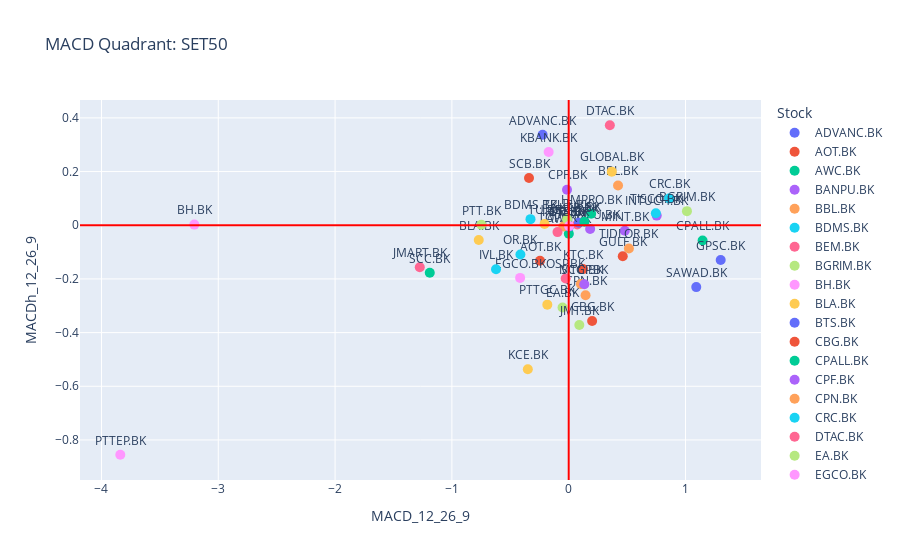

Notebook code for this chart:
### Markdown cell above
## Visualization

### Code cell
fig = px.scatter(df_3, x='MACD_12_26_9', y='MACDh_12_26_9', color='Stock', text='Stock', hover_data=['Stock', 'Close'], title='MACD Quadrant: SET50')

fig.update_traces(marker={'size': 10})
fig.update_traces(textposition='top center')

fig.add_vline(x=0, line_color='red')
fig.add_hline(y=0, line_color='red')

fig.show()

### Figure 1 — Plotly figure (JSON) as saved in the notebook; plotly's stock layout.template omitted (floating-point values rounded to 4 significant figures)
{"data": [{"customdata": [["ADVANC.BK", 190]], "hovertemplate": "Stock=%{customdata[0]}<br>MACD_12_26_9=%{x}<br>MACDh_12_26_9=%{y}<br>Close=%{customdata[1]}<extra></extra>", "legendgroup": "ADVANC.BK", "marker": {"color": "#636efa", "size": 10, "symbol": "circle"}, "mode": "markers+text", "name": "ADVANC.BK", "orientation": "v", "showlegend": true, "text": ["ADVANC.BK"], "textposition": "top center", "type": "scatter", "x": [-0.2233], "xaxis": "x", "y": [0.3371], "yaxis": "y"}, {"customdata": [["AOT.BK", 73]], "hovertemplate": "Stock=%{customdata[0]}<br>MACD_12_26_9=%{x}<br>MACDh_12_26_9=%{y}<br>Close=%{customdata[1]}<extra></extra>", "legendgroup": "AOT.BK", "marker": {"color": "#EF553B", "size": 10, "symbol": "circle"}, "mode": "markers+text", "name": "AOT.BK", "orientation": "v", "showlegend": true, "text": ["AOT.BK"], "textposition": "top center", "type": "scatter", "x": [-0.2457], "xaxis": "x", "y": [-0.1323], "yaxis": "y"}, {"customdata": [["AWC.BK", 6.05]], "hovertemplate": "Stock=%{customdata[0]}<br>MACD_12_26_9=%{x}<br>MACDh_12_26_9=%{y}<br>Close=%{customdata[1]}<extra></extra>", "legendgroup": "AWC.BK", "marker": {"color": "#00cc96", "size": 10, "symbol": "circle"}, "mode": "markers+text", "name": "AWC.BK", "orientation": "v", "showlegend": true, "text": ["AWC.BK"], "textposition": "top center", "type": "scatter", "x": [0.001098], "xaxis": "x", "y": [-0.03146], "yaxis": "y"}, {"customdata": [["BANPU.BK", 13.4]], "hovertemplate": "Stock=%{customdata[0]}<br>MACD_12_26_9=%{x}<br>MACDh_12_26_9=%{y}<br>Close=%{customdata[1]}<extra></extra>", "legendgroup": "BANPU.BK", "marker": {"color": "#ab63fa", "size": 10, "symbol": "circle"}, "mode": "markers+text", "name": "BANPU.BK", "orientation": "v", "showlegend": true, "text": ["BANPU.BK"], "textposition": "top center", "type": "scatter", "x": [0.1836], "xaxis": "x", "y": [-0.01356], "yaxis": "y"}, {"customdata": [["BBL.BK", 145.5]], "hovertemplate": "Stock=%{customdata[0]}<br>MACD_12_26_9=%{x}<br>MACDh_12_26_9=%{y}<br>Close=%{customdata[1]}<extra></extra>", "legendgroup": "BBL.BK", "marker": {"color": "#FFA15A", "size": 10, "symbol": "circle"}, "mode": "markers+text", "name": "BBL.BK", "orientation": "v", "showlegend": true, "text": ["BBL.BK"], "textposition": "top center", "type": "scatter", "x": [0.4223], "xaxis": "x", "y": [0.148], "yaxis": "y"}, {"customdata": [["BDMS.BK", 28.5]], "hovertemplate": "Stock=%{customdata[0]}<br>MACD_12_26_9=%{x}<br>MACDh_12_26_9=%{y}<br>Close=%{customdata[1]}<extra></extra>", "legendgroup": "BDMS.BK", "marker": {"color": "#19d3f3", "size": 10, "symbol": "circle"}, "mode": "markers+text", "name": "BDMS.BK", "orientation": "v", "showlegend": true, "text": ["BDMS.BK"], "textposition": "top center", "type": "scatter", "x": [-0.3272], "xaxis": "x", "y": [0.02267], "yaxis": "y"}, {"customdata": [["BEM.BK", 9.6]], "hovertemplate": "Stock=%{customdata[0]}<br>MACD_12_26_9=%{x}<br>MACDh_12_26_9=%{y}<br>Close=%{customdata[1]}<extra></extra>", "legendgroup": "BEM.BK", "marker": {"color": "#FF6692", "size": 10, "symbol": "circle"}, "mode": "markers+text", "name": "BEM.BK", "orientation": "v", "showlegend": true, "text": ["BEM.BK"], "textposition": "top center", "type": "scatter", "x": [0.07342], "xaxis": "x", "y": [0.002613], "yaxis": "y"}, {"customdata": [["BGRIM.BK", 39.5]], "hovertemplate": "Stock=%{customdata[0]}<br>MACD_12_26_9=%{x}<br>MACDh_12_26_9=%{y}<br>Close=%{customdata[1]}<extra></extra>", "legendgroup": "BGRIM.BK", "marker": {"color": "#B6E880", "size": 10, "symbol": "circle"}, "mode": "markers+text", "name": "BGRIM.BK", "orientation": "v", "showlegend": true, "text": ["BGRIM.BK"], "textposition": "top center", "type": "scatter", "x": [1.012], "xaxis": "x", "y": [0.05253], "yaxis": "y"}, {"customdata": [["BH.BK", 209]], "hovertemplate": "Stock=%{customdata[0]}<br>MACD_12_26_9=%{x}<br>MACDh_12_26_9=%{y}<br>Close=%{customdata[1]}<extra></extra>", "legendgroup": "BH.BK", "marker": {"color": "#FF97FF", "size": 10, "symbol": "circle"}, "mode": "markers+text", "name": "BH.BK", "orientation": "v", "showlegend": true, "text": ["BH.BK"], "textposition": "top center", "type": "scatter", "x": [-3.205], "xaxis": "x", "y": [0.002287], "yaxis": "y"}, {"customdata": [["BLA.BK", 27.75]], "hovertemplate": "Stock=%{customdata[0]}<br>MACD_12_26_9=%{x}<br>MACDh_12_26_9=%{y}<br>Close=%{customdata[1]}<extra></extra>", "legendgroup": "BLA.BK", "marker": {"color": "#FECB52", "size": 10, "symbol": "circle"}, "mode": "markers+text", "name": "BLA.BK", "orientation": "v", "showlegend": true, "text": ["BLA.BK"], "textposition": "top center", "type": "scatter", "x": [-0.77], "xaxis": "x", "y": [-0.05491], "yaxis": "y"}, {"customdata": [["BTS.BK", 8.2]], "hovertemplate": "Stock=%{customdata[0]}<br>MACD_12_26_9=%{x}<br>MACDh_12_26_9=%{y}<br>Close=%{customdata[1]}<extra></extra>", "legendgroup": "BTS.BK", "marker": {"color": "#636efa", "size": 10, "symbol": "circle"}, "mode": "markers+text", "name": "BTS.BK", "orientation": "v", "showlegend": true, "text": ["BTS.BK"], "textposition": "top center", "type": "scatter", "x": [0.002549], "xaxis": "x", "y": [-0.005082], "yaxis": "y"}, {"customdata": [["CBG.BK", 94]], "hovertemplate": "Stock=%{customdata[0]}<br>MACD_12_26_9=%{x}<br>MACDh_12_26_9=%{y}<br>Close=%{customdata[1]}<extra></extra>", "legendgroup": "CBG.BK", "marker": {"color": "#EF553B", "size": 10, "symbol": "circle"}, "mode": "markers+text", "name": "CBG.BK", "orientation": "v", "showlegend": true, "text": ["CBG.BK"], "textposition": "top center", "type": "scatter", "x": [0.2006], "xaxis": "x", "y": [-0.3571], "yaxis": "y"}, {"customdata": [["CPALL.BK", 66]], "hovertemplate": "Stock=%{customdata[0]}<br>MACD_12_26_9=%{x}<br>MACDh_12_26_9=%{y}<br>Close=%{customdata[1]}<extra></extra>", "legendgroup": "CPALL.BK", "marker": {"color": "#00cc96", "size": 10, "symbol": "circle"}, "mode": "markers+text", "name": "CPALL.BK", "orientation": "v", "showlegend": true, "text": ["CPALL.BK"], "textposition": "top center", "type": "scatter", "x": [1.146], "xaxis": "x", "y": [-0.0571], "yaxis": "y"}, {"customdata": [["CPF.BK", 24.6]], "hovertemplate": "Stock=%{customdata[0]}<br>MACD_12_26_9=%{x}<br>MACDh_12_26_9=%{y}<br>Close=%{customdata[1]}<extra></extra>", "legendgroup": "CPF.BK", "marker": {"color": "#ab63fa", "size": 10, "symbol": "circle"}, "mode": "markers+text", "name": "CPF.BK", "orientation": "v", "showlegend": true, "text": ["CPF.BK"], "textposition": "top center", "type": "scatter", "x": [-0.01459], "xaxis": "x", "y": [0.1325], "yaxis": "y"}, {"customdata": [["CPN.BK", 69.75]], "hovertemplate": "Stock=%{customdata[0]}<br>MACD_12_26_9=%{x}<br>MACDh_12_26_9=%{y}<br>Close=%{customdata[1]}<extra></extra>", "legendgroup": "CPN.BK", "marker": {"color": "#FFA15A", "size": 10, "symbol": "circle"}, "mode": "markers+text", "name": "CPN.BK", "orientation": "v", "showlegend": true, "text": ["CPN.BK"], "textposition": "top center", "type": "scatter", "x": [0.1443], "xaxis": "x", "y": [-0.2611], "yaxis": "y"}, {"customdata": [["CRC.BK", 45.5]], "hovertemplate": "Stock=%{customdata[0]}<br>MACD_12_26_9=%{x}<br>MACDh_12_26_9=%{y}<br>Close=%{customdata[1]}<extra></extra>", "legendgroup": "CRC.BK", "marker": {"color": "#19d3f3", "size": 10, "symbol": "circle"}, "mode": "markers+text", "name": "CRC.BK", "orientation": "v", "showlegend": true, "text": ["CRC.BK"], "textposition": "top center", "type": "scatter", "x": [0.8589], "xaxis": "x", "y": [0.09983], "yaxis": "y"}, {"customdata": [["DTAC.BK", 44.75]], "hovertemplate": "Stock=%{customdata[0]}<br>MACD_12_26_9=%{x}<br>MACDh_12_26_9=%{y}<br>Close=%{customdata[1]}<extra></extra>", "legendgroup": "DTAC.BK", "marker": {"color": "#FF6692", "size": 10, "symbol": "circle"}, "mode": "markers+text", "name": "DTAC.BK", "orientation": "v", "showlegend": true, "text": ["DTAC.BK"], "textposition": "top center", "type": "scatter", "x": [0.3522], "xaxis": "x", "y": [0.3725], "yaxis": "y"}, {"customdata": [["EA.BK", 93.75]], "hovertemplate": "Stock=%{customdata[0]}<br>MACD_12_26_9=%{x}<br>MACDh_12_26_9=%{y}<br>Close=%{customdata[1]}<extra></extra>", "legendgroup": "EA.BK", "marker": {"color": "#B6E880", "size": 10, "symbol": "circle"}, "mode": "markers+text", "name": "EA.BK", "orientation": "v", "showlegend": true, "text": ["EA.BK"], "textposition": "top center", "type": "scatter", "x": [-0.05272], "xaxis": "x", "y": [-0.3067], "yaxis": "y"}, {"customdata": [["EGCO.BK", 168]], "hovertemplate": "Stock=%{customdata[0]}<br>MACD_12_26_9=%{x}<br>MACDh_12_26_9=%{y}<br>Close=%{customdata[1]}<extra></extra>", "legendgroup": "EGCO.BK", "marker": {"color": "#FF97FF", "size": 10, "symbol": "circle"}, "mode": "markers+text", "name": "EGCO.BK", "orientation": "v", "showlegend": true, "text": ["EGCO.BK"], "textposition": "top center", "type": "scatter", "x": [-0.4159], "xaxis": "x", "y": [-0.1962], "yaxis": "y"}, {"customdata": [["GLOBAL.BK", 21.6]], "hovertemplate": "Stock=%{customdata[0]}<br>MACD_12_26_9=%{x}<br>MACDh_12_26_9=%{y}<br>Close=%{customdata[1]}<extra></extra>", "legendgroup": "GLOBAL.BK", "marker": {"color": "#FECB52", "size": 10, "symbol": "circle"}, "mode": "markers+text", "name": "GLOBAL.BK", "orientation": "v", "showlegend": true, "text": ["GLOBAL.BK"], "textposition": "top center", "type": "scatter", "x": [0.3689], "xaxis": "x", "y": [0.1996], "yaxis": "y"}, {"customdata": [["GPSC.BK", 71.25]], "hovertemplate": "Stock=%{customdata[0]}<br>MACD_12_26_9=%{x}<br>MACDh_12_26_9=%{y}<br>Close=%{customdata[1]}<extra></extra>", "legendgroup": "GPSC.BK", "marker": {"color": "#636efa", "size": 10, "symbol": "circle"}, "mode": "markers+text", "name": "GPSC.BK", "orientation": "v", "showlegend": true, "text": ["GPSC.BK"], "textposition": "top center", "type": "scatter", "x": [1.301], "xaxis": "x", "y": [-0.1295], "yaxis": "y"}, {"customdata": [["GULF.BK", 53.25]], "hovertemplate": "Stock=%{customdata[0]}<br>MACD_12_26_9=%{x}<br>MACDh_12_26_9=%{y}<br>Close=%{customdata[1]}<extra></extra>", "legendgroup": "GULF.BK", "marker": {"color": "#EF553B", "size": 10, "symbol": "circle"}, "mode": "markers+text", "name": "GULF.BK", "orientation": "v", "showlegend": true, "text": ["GULF.BK"], "textposition": "top center", "type": "scatter", "x": [0.4628], "xaxis": "x", "y": [-0.1155], "yaxis": "y"}, {"customdata": [["HMPRO.BK", 15.3]], "hovertemplate": "Stock=%{customdata[0]}<br>MACD_12_26_9=%{x}<br>MACDh_12_26_9=%{y}<br>Close=%{customdata[1]}<extra></extra>", "legendgroup": "HMPRO.BK", "marker": {"color": "#00cc96", "size": 10, "symbol": "circle"}, "mode": "markers+text", "name": "HMPRO.BK", "orientation": "v", "showlegend": true, "text": ["HMPRO.BK"], "textposition": "top center", "type": "scatter", "x": [0.1922], "xaxis": "x", "y": [0.04256], "yaxis": "y"}, {"customdata": [["INTUCH.BK", 75.5]], "hovertemplate": "Stock=%{customdata[0]}<br>MACD_12_26_9=%{x}<br>MACDh_12_26_9=%{y}<br>Close=%{customdata[1]}<extra></extra>", "legendgroup": "INTUCH.BK", "marker": {"color": "#ab63fa", "size": 10, "symbol": "circle"}, "mode": "markers+text", "name": "INTUCH.BK", "orientation": "v", "showlegend": true, "text": ["INTUCH.BK"], "textposition": "top center", "type": "scatter", "x": [0.7534], "xaxis": "x", "y": [0.03582], "yaxis": "y"}, {"customdata": [["IRPC.BK", 2.92]], "hovertemplate": "Stock=%{customdata[0]}<br>MACD_12_26_9=%{x}<br>MACDh_12_26_9=%{y}<br>Close=%{customdata[1]}<extra></extra>", "legendgroup": "IRPC.BK", "marker": {"color": "#FFA15A", "size": 10, "symbol": "circle"}, "mode": "markers+text", "name": "IRPC.BK", "orientation": "v", "showlegend": true, "text": ["IRPC.BK"], "textposition": "top center", "type": "scatter", "x": [-0.04546], "xaxis": "x", "y": [-0.00439], "yaxis": "y"}, {"customdata": [["IVL.BK", 39.5]], "hovertemplate": "Stock=%{customdata[0]}<br>MACD_12_26_9=%{x}<br>MACDh_12_26_9=%{y}<br>Close=%{customdata[1]}<extra></extra>", "legendgroup": "IVL.BK", "marker": {"color": "#19d3f3", "size": 10, "symbol": "circle"}, "mode": "markers+text", "name": "IVL.BK", "orientation": "v", "showlegend": true, "text": ["IVL.BK"], "textposition": "top center", "type": "scatter", "x": [-0.6222], "xaxis": "x", "y": [-0.1641], "yaxis": "y"}, {"customdata": [["JMART.BK", 39.25]], "hovertemplate": "Stock=%{customdata[0]}<br>MACD_12_26_9=%{x}<br>MACDh_12_26_9=%{y}<br>Close=%{customdata[1]}<extra></extra>", "legendgroup": "JMART.BK", "marker": {"color": "#FF6692", "size": 10, "symbol": "circle"}, "mode": "markers+text", "name": "JMART.BK", "orientation": "v", "showlegend": true, "text": ["JMART.BK"], "textposition": "top center", "type": "scatter", "x": [-1.275], "xaxis": "x", "y": [-0.1563], "yaxis": "y"}, {"customdata": [["JMT.BK", 65]], "hovertemplate": "Stock=%{customdata[0]}<br>MACD_12_26_9=%{x}<br>MACDh_12_26_9=%{y}<br>Close=%{customdata[1]}<extra></extra>", "legendgroup": "JMT.BK", "marker": {"color": "#B6E880", "size": 10, "symbol": "circle"}, "mode": "markers+text", "name": "JMT.BK", "orientation": "v", "showlegend": true, "text": ["JMT.BK"], "textposition": "top center", "type": "scatter", "x": [0.09079], "xaxis": "x", "y": [-0.3717], "yaxis": "y"}, {"customdata": [["KBANK.BK", 144]], "hovertemplate": "Stock=%{customdata[0]}<br>MACD_12_26_9=%{x}<br>MACDh_12_26_9=%{y}<br>Close=%{customdata[1]}<extra></extra>", "legendgroup": "KBANK.BK", "marker": {"color": "#FF97FF", "size": 10, "symbol": "circle"}, "mode": "markers+text", "name": "KBANK.BK", "orientation": "v", "showlegend": true, "text": ["KBANK.BK"], "textposition": "top center", "type": "scatter", "x": [-0.1716], "xaxis": "x", "y": [0.2731], "yaxis": "y"}, {"customdata": [["KCE.BK", 45.5]], "hovertemplate": "Stock=%{customdata[0]}<br>MACD_12_26_9=%{x}<br>MACDh_12_26_9=%{y}<br>Close=%{customdata[1]}<extra></extra>", "legendgroup": "KCE.BK", "marker": {"color": "#FECB52", "size": 10, "symbol": "circle"}, "mode": "markers+text", "name": "KCE.BK", "orientation": "v", "showlegend": true, "text": ["KCE.BK"], "textposition": "top center", "type": "scatter", "x": [-0.3499], "xaxis": "x", "y": [-0.5365], "yaxis": "y"}, {"customdata": [["KTB.BK", 17.9]], "hovertemplate": "Stock=%{customdata[0]}<br>MACD_12_26_9=%{x}<br>MACDh_12_26_9=%{y}<br>Close=%{customdata[1]}<extra></extra>", "legendgroup": "KTB.BK", "marker": {"color": "#636efa", "size": 10, "symbol": "circle"}, "mode": "markers+text", "name": "KTB.BK", "orientation": "v", "showlegend": true, "text": ["KTB.BK"], "textposition": "top center", "type": "scatter", "x": [0.08672], "xaxis": "x", "y": [0.009563], "yaxis": "y"}, {"customdata": [["KTC.BK", 59]], "hovertemplate": "Stock=%{customdata[0]}<br>MACD_12_26_9=%{x}<br>MACDh_12_26_9=%{y}<br>Close=%{customdata[1]}<extra></extra>", "legendgroup": "KTC.BK", "marker": {"color": "#EF553B", "size": 10, "symbol": "circle"}, "mode": "markers+text", "name": "KTC.BK", "orientation": "v", "showlegend": true, "text": ["KTC.BK"], "textposition": "top center", "type": "scatter", "x": [0.1221], "xaxis": "x", "y": [-0.1635], "yaxis": "y"}, {"customdata": [["LH.BK", 9.85]], "hovertemplate": "Stock=%{customdata[0]}<br>MACD_12_26_9=%{x}<br>MACDh_12_26_9=%{y}<br>Close=%{customdata[1]}<extra></extra>", "legendgroup": "LH.BK", "marker": {"color": "#00cc96", "size": 10, "symbol": "circle"}, "mode": "markers+text", "name": "LH.BK", "orientation": "v", "showlegend": true, "text": ["LH.BK"], "textposition": "top center", "type": "scatter", "x": [0.1345], "xaxis": "x", "y": [0.01314], "yaxis": "y"}, {"customdata": [["MINT.BK", 31.25]], "hovertemplate": "Stock=%{customdata[0]}<br>MACD_12_26_9=%{x}<br>MACDh_12_26_9=%{y}<br>Close=%{customdata[1]}<extra></extra>", "legendgroup": "MINT.BK", "marker": {"color": "#ab63fa", "size": 10, "symbol": "circle"}, "mode": "markers+text", "name": "MINT.BK", "orientation": "v", "showlegend": true, "text": ["MINT.BK"], "textposition": "top center", "type": "scatter", "x": [0.4802], "xaxis": "x", "y": [-0.02082], "yaxis": "y"}, {"customdata": [["MTC.BK", 37.25]], "hovertemplate": "Stock=%{customdata[0]}<br>MACD_12_26_9=%{x}<br>MACDh_12_26_9=%{y}<br>Close=%{customdata[1]}<extra></extra>", "legendgroup": "MTC.BK", "marker": {"color": "#FFA15A", "size": 10, "symbol": "circle"}, "mode": "markers+text", "name": "MTC.BK", "orientation": "v", "showlegend": true, "text": ["MTC.BK"], "textposition": "top center", "type": "scatter", "x": [0.1043], "xaxis": "x", "y": [-0.2188], "yaxis": "y"}, {"customdata": [["OR.BK", 23]], "hovertemplate": "Stock=%{customdata[0]}<br>MACD_12_26_9=%{x}<br>MACDh_12_26_9=%{y}<br>Close=%{customdata[1]}<extra></extra>", "legendgroup": "OR.BK", "marker": {"color": "#19d3f3", "size": 10, "symbol": "circle"}, "mode": "markers+text", "name": "OR.BK", "orientation": "v", "showlegend": true, "text": ["OR.BK"], "textposition": "top center", "type": "scatter", "x": [-0.4135], "xaxis": "x", "y": [-0.1091], "yaxis": "y"}, {"customdata": [["OSP.BK", 27.25]], "hovertemplate": "Stock=%{customdata[0]}<br>MACD_12_26_9=%{x}<br>MACDh_12_26_9=%{y}<br>Close=%{customdata[1]}<extra></extra>", "legendgroup": "OSP.BK", "marker": {"color": "#FF6692", "size": 10, "symbol": "circle"}, "mode": "markers+text", "name": "OSP.BK", "orientation": "v", "showlegend": true, "text": ["OSP.BK"], "textposition": "top center", "type": "scatter", "x": [-0.02613], "xaxis": "x", "y": [-0.1986], "yaxis": "y"}, {"customdata": [["PTT.BK", 31.5]], "hovertemplate": "Stock=%{customdata[0]}<br>MACD_12_26_9=%{x}<br>MACDh_12_26_9=%{y}<br>Close=%{customdata[1]}<extra></extra>", "legendgroup": "PTT.BK", "marker": {"color": "#B6E880", "size": 10, "symbol": "circle"}, "mode": "markers+text", "name": "PTT.BK", "orientation": "v", "showlegend": true, "text": ["PTT.BK"], "textposition": "top center", "type": "scatter", "x": [-0.748], "xaxis": "x", "y": [0.001551], "yaxis": "y"}, {"customdata": [["PTTEP.BK", 171.5]], "hovertemplate": "Stock=%{customdata[0]}<br>MACD_12_26_9=%{x}<br>MACDh_12_26_9=%{y}<br>Close=%{customdata[1]}<extra></extra>", "legendgroup": "PTTEP.BK", "marker": {"color": "#FF97FF", "size": 10, "symbol": "circle"}, "mode": "markers+text", "name": "PTTEP.BK", "orientation": "v", "showlegend": true, "text": ["PTTEP.BK"], "textposition": "top center", "type": "scatter", "x": [-3.839], "xaxis": "x", "y": [-0.8551], "yaxis": "y"}, {"customdata": [["PTTGC.BK", 44.75]], "hovertemplate": "Stock=%{customdata[0]}<br>MACD_12_26_9=%{x}<br>MACDh_12_26_9=%{y}<br>Close=%{customdata[1]}<extra></extra>", "legendgroup": "PTTGC.BK", "marker": {"color": "#FECB52", "size": 10, "symbol": "circle"}, "mode": "markers+text", "name": "PTTGC.BK", "orientation": "v", "showlegend": true, "text": ["PTTGC.BK"], "textposition": "top center", "type": "scatter", "x": [-0.1831], "xaxis": "x", "y": [-0.2958], "yaxis": "y"}, {"customdata": [["SAWAD.BK", 47.75]], "hovertemplate": "Stock=%{customdata[0]}<br>MACD_12_26_9=%{x}<br>MACDh_12_26_9=%{y}<br>Close=%{customdata[1]}<extra></extra>", "legendgroup": "SAWAD.BK", "marker": {"color": "#636efa", "size": 10, "symbol": "circle"}, "mode": "markers+text", "name": "SAWAD.BK", "orientation": "v", "showlegend": true, "text": ["SAWAD.BK"], "textposition": "top center", "type": "scatter", "x": [1.092], "xaxis": "x", "y": [-0.2305], "yaxis": "y"}, {"customdata": [["SCB.BK", 105]], "hovertemplate": "Stock=%{customdata[0]}<br>MACD_12_26_9=%{x}<br>MACDh_12_26_9=%{y}<br>Close=%{customdata[1]}<extra></extra>", "legendgroup": "SCB.BK", "marker": {"color": "#EF553B", "size": 10, "symbol": "circle"}, "mode": "markers+text", "name": "SCB.BK", "orientation": "v", "showlegend": true, "text": ["SCB.BK"], "textposition": "top center", "type": "scatter", "x": [-0.3398], "xaxis": "x", "y": [0.1762], "yaxis": "y"}, {"customdata": [["SCC.BK", 334]], "hovertemplate": "Stock=%{customdata[0]}<br>MACD_12_26_9=%{x}<br>MACDh_12_26_9=%{y}<br>Close=%{customdata[1]}<extra></extra>", "legendgroup": "SCC.BK", "marker": {"color": "#00cc96", "size": 10, "symbol": "circle"}, "mode": "markers+text", "name": "SCC.BK", "orientation": "v", "showlegend": true, "text": ["SCC.BK"], "textposition": "top center", "type": "scatter", "x": [-1.189], "xaxis": "x", "y": [-0.1772], "yaxis": "y"}, {"customdata": [["SCGP.BK", 55.5]], "hovertemplate": "Stock=%{customdata[0]}<br>MACD_12_26_9=%{x}<br>MACDh_12_26_9=%{y}<br>Close=%{customdata[1]}<extra></extra>", "legendgroup": "SCGP.BK", "marker": {"color": "#ab63fa", "size": 10, "symbol": "circle"}, "mode": "markers+text", "name": "SCGP.BK", "orientation": "v", "showlegend": true, "text": ["SCGP.BK"], "textposition": "top center", "type": "scatter", "x": [0.1338], "xaxis": "x", "y": [-0.22], "yaxis": "y"}, {"customdata": [["TIDLOR.BK", 29.25]], "hovertemplate": "Stock=%{customdata[0]}<br>MACD_12_26_9=%{x}<br>MACDh_12_26_9=%{y}<br>Close=%{customdata[1]}<extra></extra>", "legendgroup": "TIDLOR.BK", "marker": {"color": "#FFA15A", "size": 10, "symbol": "circle"}, "mode": "markers+text", "name": "TIDLOR.BK", "orientation": "v", "showlegend": true, "text": ["TIDLOR.BK"], "textposition": "top center", "type": "scatter", "x": [0.5154], "xaxis": "x", "y": [-0.0866], "yaxis": "y"}, {"customdata": [["TISCO.BK", 99]], "hovertemplate": "Stock=%{customdata[0]}<br>MACD_12_26_9=%{x}<br>MACDh_12_26_9=%{y}<br>Close=%{customdata[1]}<extra></extra>", "legendgroup": "TISCO.BK", "marker": {"color": "#19d3f3", "size": 10, "symbol": "circle"}, "mode": "markers+text", "name": "TISCO.BK", "orientation": "v", "showlegend": true, "text": ["TISCO.BK"], "textposition": "top center", "type": "scatter", "x": [0.7463], "xaxis": "x", "y": [0.04497], "yaxis": "y"}, {"customdata": [["TOP.BK", 55.25]], "hovertemplate": "Stock=%{customdata[0]}<br>MACD_12_26_9=%{x}<br>MACDh_12_26_9=%{y}<br>Close=%{customdata[1]}<extra></extra>", "legendgroup": "TOP.BK", "marker": {"color": "#FF6692", "size": 10, "symbol": "circle"}, "mode": "markers+text", "name": "TOP.BK", "orientation": "v", "showlegend": true, "text": ["TOP.BK"], "textposition": "top center", "type": "scatter", "x": [-0.09573], "xaxis": "x", "y": [-0.02562], "yaxis": "y"}, {"customdata": [["TRUE.BK", 4.72]], "hovertemplate": "Stock=%{customdata[0]}<br>MACD_12_26_9=%{x}<br>MACDh_12_26_9=%{y}<br>Close=%{customdata[1]}<extra></extra>", "legendgroup": "TRUE.BK", "marker": {"color": "#B6E880", "size": 10, "symbol": "circle"}, "mode": "markers+text", "name": "TRUE.BK", "orientation": "v", "showlegend": true, "text": ["TRUE.BK"], "textposition": "top center", "type": "scatter", "x": [-0.01342], "xaxis": "x", "y": [0.02225], "yaxis": "y"}, {"customdata": [["TTB.BK", 1.37]], "hovertemplate": "Stock=%{customdata[0]}<br>MACD_12_26_9=%{x}<br>MACDh_12_26_9=%{y}<br>Close=%{customdata[1]}<extra></extra>", "legendgroup": "TTB.BK", "marker": {"color": "#FF97FF", "size": 10, "symbol": "circle"}, "mode": "markers+text", "name": "TTB.BK", "orientation": "v", "showlegend": true, "text": ["TTB.BK"], "textposition": "top center", "type": "scatter", "x": [0.003455], "xaxis": "x", "y": [-0.003255], "yaxis": "y"}, {"customdata": [["TU.BK", 16.6]], "hovertemplate": "Stock=%{customdata[0]}<br>MACD_12_26_9=%{x}<br>MACDh_12_26_9=%{y}<br>Close=%{customdata[1]}<extra></extra>", "legendgroup": "TU.BK", "marker": {"color": "#FECB52", "size": 10, "symbol": "circle"}, "mode": "markers+text", "name": "TU.BK", "orientation": "v", "showlegend": true, "text": ["TU.BK"], "textposition": "top center", "type": "scatter", "x": [-0.2067], "xaxis": "x", "y": [0.004325], "yaxis": "y"}], "layout": {"legend": {"title": {"text": "Stock"}, "tracegroupgap": 0}, "shapes": [{"line": {"color": "red"}, "type": "line", "x0": 0, "x1": 0, "xref": "x", "y0": 0, "y1": 1, "yref": "y domain"}, {"line": {"color": "red"}, "type": "line", "x0": 0, "x1": 1, "xref": "x domain", "y0": 0, "y1": 0, "yref": "y"}], "title": {"text": "MACD Quadrant: SET50"}, "xaxis": {"anchor": "y", "domain": [0, 1], "title": {"text": "MACD_12_26_9"}}, "yaxis": {"anchor": "x", "domain": [0, 1], "title": {"text": "MACDh_12_26_9"}}}}
